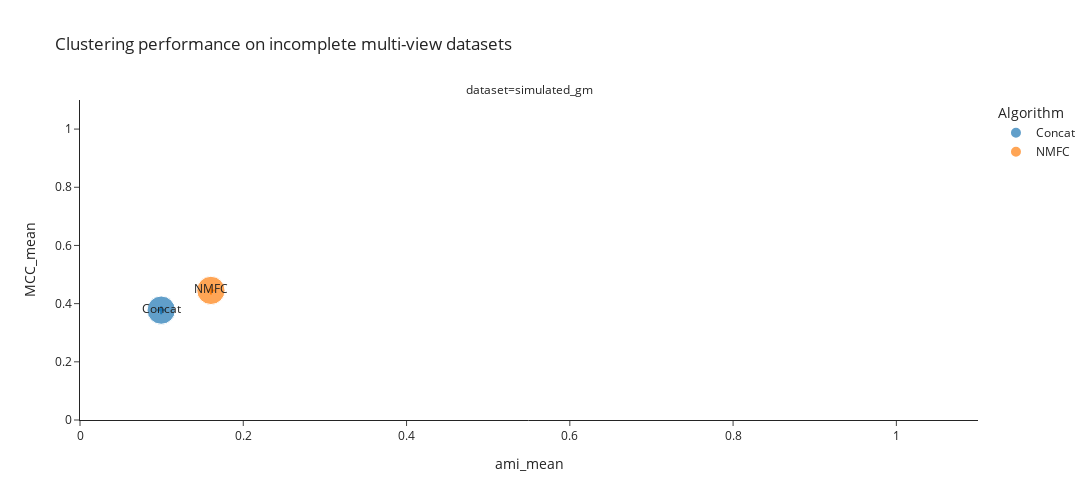

The cell this chart's notebook holds for it:
### Code cell
fig = px.scatter(results.reset_index(), x= "ami_mean", y= "MCC_mean", size= "size", text="algorithm", color= "algorithm", facet_col = "dataset", facet_col_wrap= 3,
                 range_x=[0,1.1], range_y=[0,1.1], width=1500, height=500, title= "Clustering performance on incomplete multi-view datasets",
                 template= "simple_white", labels= labels_dict, error_x="ami_var", error_y="MCC_var")
fig

### Figure 1 — Plotly figure (JSON) as saved in the notebook; plotly's stock layout.template omitted (floating-point values rounded to 4 significant figures)
{"data": [{"error_x": {"array": [2.058e-05]}, "error_y": {"array": [6.518e-05]}, "hovertemplate": "Algorithm=%{text}<br>dataset=simulated_gm<br>ami_mean=%{x}<br>MCC_mean=%{y}<br>size=%{marker.size}<extra></extra>", "legendgroup": "Concat", "marker": {"color": "#1F77B4", "size": [6.909], "sizemode": "area", "sizeref": 0.01727, "symbol": "circle"}, "mode": "markers+text", "name": "Concat", "orientation": "v", "showlegend": true, "text": ["Concat"], "type": "scatter", "x": [0.09946], "xaxis": "x", "y": [0.3777], "yaxis": "y"}, {"error_x": {"array": [0]}, "error_y": {"array": [0]}, "hovertemplate": "Algorithm=%{text}<br>dataset=simulated_gm<br>ami_mean=%{x}<br>MCC_mean=%{y}<br>size=%{marker.size}<extra></extra>", "legendgroup": "NMFC", "marker": {"color": "#FF7F0E", "size": [6.909], "sizemode": "area", "sizeref": 0.01727, "symbol": "circle"}, "mode": "markers+text", "name": "NMFC", "orientation": "v", "showlegend": true, "text": ["NMFC"], "type": "scatter", "x": [0.1603], "xaxis": "x", "y": [0.4454], "yaxis": "y"}], "layout": {"annotations": [{"font": {}, "showarrow": false, "text": "dataset=simulated_gm", "x": 0.5, "xanchor": "center", "xref": "paper", "y": 1, "yanchor": "bottom", "yref": "paper"}], "height": 500, "legend": {"itemsizing": "constant", "title": {"text": "Algorithm"}, "tracegroupgap": 0}, "title": {"text": "Clustering performance on incomplete multi-view datasets"}, "width": 1500, "xaxis": {"anchor": "y", "domain": [0, 1], "range": [0, 1.1], "title": {"text": "ami_mean"}, "type": "linear"}, "yaxis": {"anchor": "x", "domain": [0, 1], "range": [0, 1.1], "title": {"text": "MCC_mean"}, "type": "linear"}}}
